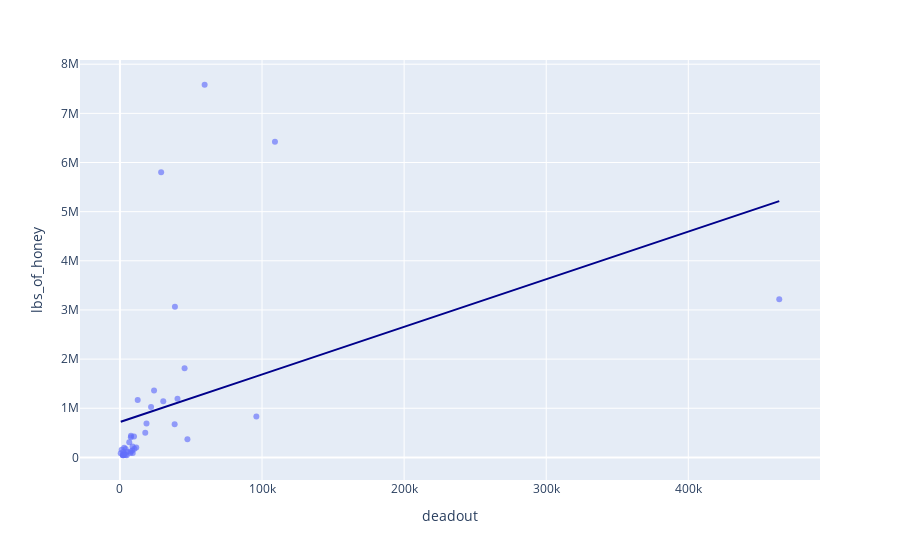

The notebook cell this image was saved under:
### Code cell
import plotly.express as px

# df = px.data.tips()
fig = px.scatter(
    bees, x='deadout', y='lbs_of_honey', opacity=0.65,
    trendline='ols', trendline_color_override='darkblue'
)
fig.show()

### Figure 1 — Plotly figure (JSON) as saved in the notebook; plotly's stock layout.template omitted (floating-point values rounded to 4 significant figures)
{"data": [{"hovertemplate": "deadout=%{x}<br>lbs_of_honey=%{y}<extra></extra>", "legendgroup": "", "marker": {"color": "#636efa", "opacity": 0.65, "symbol": "circle"}, "mode": "markers", "name": "", "orientation": "v", "showlegend": false, "type": "scatter", "x": [2300, 11500, 10200, 464000, 17820, 96000, 47500, 1890, 38500, 4940, 3010, 12500, 4050, 2150, 9900, 2340, 24000, 38700, 8700, 3100, 29000, 8900, 1210, 21900, 7600, 109100, 7800, 30500, 7680, 4790, 59600, 7300, 45500, 9000, 570, 2870, 40500, 3900, 18700, 6550], "xaxis": "x", "y": [44000, 201000, 176000, 3216000, 500000, 830000, 370000, 51000, 677000, 116000, 198000, 1170000, 171000, 44000, 428000, 110000, 1363000, 3063000, 141000, 73000, 5802000, 223000, 155000, 1027000, 118000, 6422000, 442000, 1141000, 409000, 45000, 7582000, 91000, 1814000, 89000, 84000, 49000, 1191000, 47000, 692000, 306000], "yaxis": "y"}, {"hovertemplate": "<b>OLS trendline</b><br>lbs_of_honey = 9.68452 * deadout + 719928<br>R<sup>2</sup>=0.163311<br><br>deadout=%{x}<br>lbs_of_honey=%{y} <b>(trend)</b><extra></extra>", "legendgroup": "", "line": {"color": "darkblue"}, "marker": {"color": "#636efa", "symbol": "circle"}, "mode": "lines", "name": "", "showlegend": false, "type": "scatter", "x": [570, 1210, 1890, 2150, 2300, 2340, 2870, 3010, 3100, 3900, 4050, 4790, 4940, 6550, 7300, 7600, 7680, 7800, 8700, 8900, 9000, 9900, 10200, 11500, 12500, 17820, 18700, 21900, 24000, 29000, 30500, 38500, 38700, 40500, 45500, 47500, 59600, 96000, 109100, 464000], "xaxis": "x", "y": [725400.0, 731600.0, 738200.0, 740700.0, 742200.0, 742600.0, 747700.0, 749100.0, 749900.0, 757700.0, 759100.0, 766300.0, 767800.0, 783400.0, 790600.0, 793500.0, 794300.0, 795500.0, 804200.0, 806100.0, 807100.0, 815800.0, 818700.0, 831300.0, 841000.0, 892500.0, 901000.0, 932000.0, 952400.0, 1001000.0, 1015000.0, 1093000.0, 1095000.0, 1112000.0, 1161000.0, 1180000.0, 1297000.0, 1650000.0, 1777000.0, 5214000.0], "yaxis": "y"}], "layout": {"legend": {"tracegroupgap": 0}, "margin": {"t": 60}, "xaxis": {"anchor": "y", "domain": [0, 1], "title": {"text": "deadout"}}, "yaxis": {"anchor": "x", "domain": [0, 1], "title": {"text": "lbs_of_honey"}}}}
